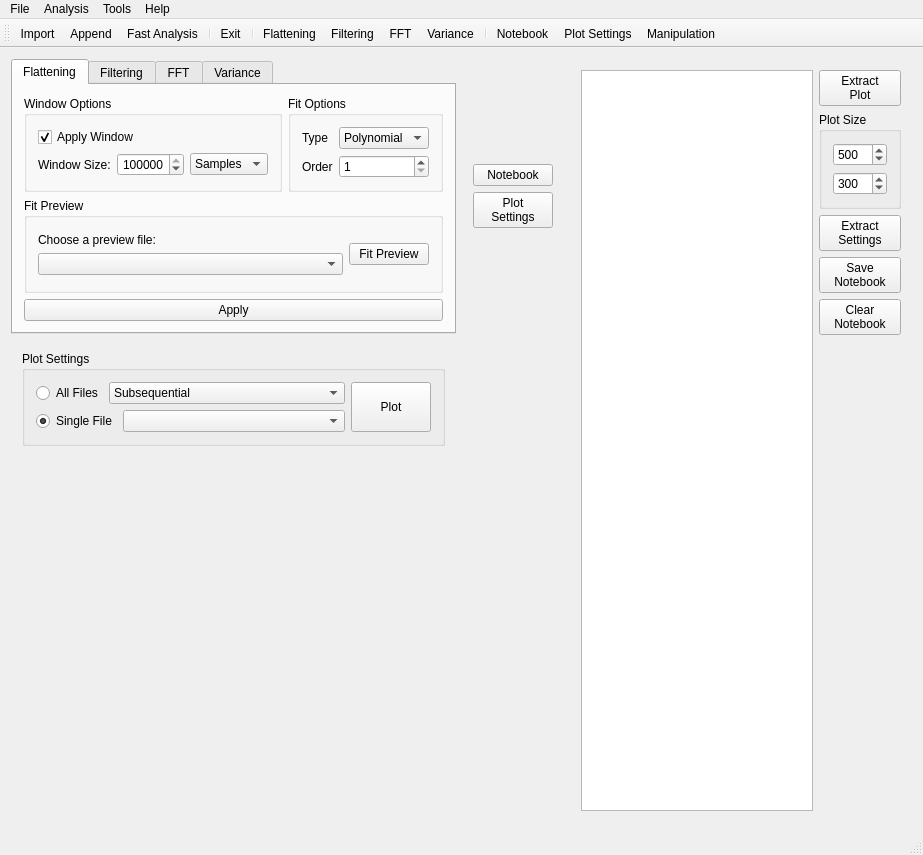
<?xml version="1.0" encoding="UTF-8"?>
<ui version="4.0">
 <class>MainWindow</class>
 <widget class="QMainWindow" name="MainWindow">
  <property name="geometry">
   <rect>
    <x>0</x>
    <y>0</y>
    <width>923</width>
    <height>855</height>
   </rect>
  </property>
  <property name="sizePolicy">
   <sizepolicy hsizetype="Preferred" vsizetype="Minimum">
    <horstretch>0</horstretch>
    <verstretch>0</verstretch>
   </sizepolicy>
  </property>
  <property name="windowTitle">
   <string>NanoSignal</string>
  </property>
  <widget class="QWidget" name="centralWidget">
   <layout class="QGridLayout" name="gridLayout_4">
    <item row="0" column="0">
     <widget class="QTabWidget" name="processBox">
      <property name="sizePolicy">
       <sizepolicy hsizetype="Expanding" vsizetype="Fixed">
        <horstretch>0</horstretch>
        <verstretch>0</verstretch>
       </sizepolicy>
      </property>
      <property name="currentIndex">
       <number>0</number>
      </property>
      <widget class="QWidget" name="tab">
       <attribute name="title">
        <string>Flattening</string>
       </attribute>
       <layout class="QGridLayout" name="gridLayout_5">
        <item row="0" column="0">
         <layout class="QVBoxLayout" name="verticalLayout">
          <item>
           <layout class="QHBoxLayout" name="horizontalLayout_2">
            <item>
             <widget class="QGroupBox" name="groupBox">
              <property name="title">
               <string>Window Options</string>
              </property>
              <layout class="QGridLayout" name="gridLayout_2">
               <item row="0" column="0">
                <widget class="QCheckBox" name="isWindowedCheck">
                 <property name="text">
                  <string>Apply Window</string>
                 </property>
                 <property name="checked">
                  <bool>true</bool>
                 </property>
                </widget>
               </item>
               <item row="1" column="0">
                <layout class="QHBoxLayout" name="horizontalLayout">
                 <item>
                  <widget class="QLabel" name="label">
                   <property name="text">
                    <string>Window Size:</string>
                   </property>
                  </widget>
                 </item>
                 <item>
                  <widget class="QSpinBox" name="flatWinEdit">
                   <property name="alignment">
                    <set>Qt::AlignRight|Qt::AlignTrailing|Qt::AlignVCenter</set>
                   </property>
                   <property name="minimum">
                    <number>1</number>
                   </property>
                   <property name="maximum">
                    <number>1000000000</number>
                   </property>
                   <property name="value">
                    <number>400000</number>
                   </property>
                  </widget>
                 </item>
                 <item>
                  <widget class="QComboBox" name="unitsFlatWin">
                   <property name="currentIndex">
                    <number>0</number>
                   </property>
                   <item>
                    <property name="text">
                     <string>Samples</string>
                    </property>
                   </item>
                   <item>
                    <property name="text">
                     <string>Seconds</string>
                    </property>
                   </item>
                  </widget>
                 </item>
                </layout>
               </item>
              </layout>
             </widget>
            </item>
            <item>
             <widget class="QGroupBox" name="groupBox_2">
              <property name="title">
               <string>Fit Options</string>
              </property>
              <layout class="QGridLayout" name="gridLayout_3">
               <item row="0" column="0">
                <layout class="QGridLayout" name="gridLayout">
                 <item row="0" column="0">
                  <widget class="QLabel" name="label_2">
                   <property name="text">
                    <string>Type</string>
                   </property>
                  </widget>
                 </item>
                 <item row="0" column="1">
                  <widget class="QComboBox" name="comboBox_2">
                   <item>
                    <property name="text">
                     <string>Polynomial</string>
                    </property>
                   </item>
                  </widget>
                 </item>
                 <item row="1" column="0">
                  <widget class="QLabel" name="label_3">
                   <property name="text">
                    <string>Order</string>
                   </property>
                  </widget>
                 </item>
                 <item row="1" column="1">
                  <widget class="QSpinBox" name="flatOrderEdit">
                   <property name="minimum">
                    <number>1</number>
                   </property>
                   <property name="maximum">
                    <number>20</number>
                   </property>
                   <property name="value">
                    <number>1</number>
                   </property>
                  </widget>
                 </item>
                </layout>
               </item>
              </layout>
             </widget>
            </item>
           </layout>
          </item>
          <item>
           <widget class="QGroupBox" name="groupBox_3">
            <property name="title">
             <string>Fit Preview</string>
            </property>
            <layout class="QGridLayout" name="gridLayout_6">
             <item row="0" column="0">
              <layout class="QHBoxLayout" name="horizontalLayout_3">
               <item>
                <layout class="QVBoxLayout" name="verticalLayout_2">
                 <item>
                  <widget class="QLabel" name="label_4">
                   <property name="text">
                    <string>Choose a preview file:</string>
                   </property>
                  </widget>
                 </item>
                 <item>
                  <widget class="QComboBox" name="fitPreviewCombo"/>
                 </item>
                </layout>
               </item>
               <item>
                <widget class="QPushButton" name="fitPreviewButton">
                 <property name="sizePolicy">
                  <sizepolicy hsizetype="Fixed" vsizetype="Fixed">
                   <horstretch>0</horstretch>
                   <verstretch>0</verstretch>
                  </sizepolicy>
                 </property>
                 <property name="text">
                  <string>Fit Preview</string>
                 </property>
                </widget>
               </item>
              </layout>
             </item>
            </layout>
           </widget>
          </item>
          <item>
           <widget class="QPushButton" name="ApplyFlatButton">
            <property name="sizePolicy">
             <sizepolicy hsizetype="Preferred" vsizetype="Fixed">
              <horstretch>0</horstretch>
              <verstretch>0</verstretch>
             </sizepolicy>
            </property>
            <property name="text">
             <string>Apply</string>
            </property>
           </widget>
          </item>
         </layout>
        </item>
       </layout>
      </widget>
      <widget class="QWidget" name="tab_2">
       <attribute name="title">
        <string>Filtering</string>
       </attribute>
       <layout class="QGridLayout" name="gridLayout_23">
        <item row="0" column="0">
         <widget class="QGroupBox" name="groupBox_12">
          <property name="title">
           <string>Moving Average</string>
          </property>
          <layout class="QGridLayout" name="gridLayout_21">
           <item row="0" column="0">
            <layout class="QHBoxLayout" name="horizontalLayout_10">
             <item>
              <widget class="QLabel" name="label_13">
               <property name="text">
                <string>Window size:</string>
               </property>
              </widget>
             </item>
             <item>
              <widget class="QSpinBox" name="editMovAvgWin">
               <property name="alignment">
                <set>Qt::AlignRight|Qt::AlignTrailing|Qt::AlignVCenter</set>
               </property>
               <property name="minimum">
                <number>1</number>
               </property>
               <property name="maximum">
                <number>1000000000</number>
               </property>
               <property name="value">
                <number>40000</number>
               </property>
              </widget>
             </item>
             <item>
              <widget class="QComboBox" name="unitsFiltWin">
               <item>
                <property name="text">
                 <string>Samples</string>
                </property>
               </item>
               <item>
                <property name="text">
                 <string>Seconds</string>
                </property>
               </item>
              </widget>
             </item>
            </layout>
           </item>
          </layout>
         </widget>
        </item>
        <item row="1" column="0">
         <widget class="QGroupBox" name="groupBox_13">
          <property name="title">
           <string>Filter Preview</string>
          </property>
          <layout class="QGridLayout" name="gridLayout_22">
           <item row="0" column="0">
            <widget class="QLabel" name="label_14">
             <property name="text">
              <string>Choose a preview file:</string>
             </property>
            </widget>
           </item>
           <item row="0" column="1" rowspan="2">
            <widget class="QPushButton" name="filterPreviewButton">
             <property name="sizePolicy">
              <sizepolicy hsizetype="Fixed" vsizetype="Fixed">
               <horstretch>0</horstretch>
               <verstretch>0</verstretch>
              </sizepolicy>
             </property>
             <property name="text">
              <string>Filter Preview</string>
             </property>
            </widget>
           </item>
           <item row="1" column="0">
            <widget class="QComboBox" name="comboFiltPreviewFiles"/>
           </item>
          </layout>
         </widget>
        </item>
        <item row="2" column="0">
         <widget class="QPushButton" name="applyMovAvgButton">
          <property name="text">
           <string>Apply</string>
          </property>
         </widget>
        </item>
       </layout>
      </widget>
      <widget class="QWidget" name="tab_4">
       <attribute name="title">
        <string>FFT</string>
       </attribute>
       <layout class="QGridLayout" name="gridLayout_20">
        <item row="0" column="0">
         <layout class="QGridLayout" name="gridLayout_19">
          <item row="0" column="0">
           <widget class="QGroupBox" name="groupBox_11">
            <property name="title">
             <string>FFT Settings</string>
            </property>
            <layout class="QGridLayout" name="gridLayout_18">
             <item row="0" column="0">
              <layout class="QVBoxLayout" name="verticalLayout_9">
               <item>
                <widget class="QLabel" name="label_10">
                 <property name="text">
                  <string>&lt;html&gt;&lt;head/&gt;&lt;body&gt;&lt;p&gt;FFT calculations are limited to the input size of type: 2&lt;span style=&quot; vertical-align:super;&quot;&gt;x&lt;/span&gt;.&lt;br/&gt;&lt;span style=&quot; font-style:italic;&quot;&gt;X&lt;/span&gt; is chosen so that as many points are included.&lt;/p&gt;&lt;/body&gt;&lt;/html&gt;</string>
                 </property>
                </widget>
               </item>
               <item>
                <layout class="QHBoxLayout" name="horizontalLayout_9">
                 <item>
                  <widget class="QLabel" name="label_11">
                   <property name="text">
                    <string>Sampling Frequency:</string>
                   </property>
                  </widget>
                 </item>
                 <item>
                  <widget class="QSpinBox" name="editSamplingFreq">
                   <property name="alignment">
                    <set>Qt::AlignRight|Qt::AlignTrailing|Qt::AlignVCenter</set>
                   </property>
                   <property name="minimum">
                    <number>1</number>
                   </property>
                   <property name="maximum">
                    <number>1000000000</number>
                   </property>
                   <property name="value">
                    <number>20000</number>
                   </property>
                  </widget>
                 </item>
                 <item>
                  <widget class="QLabel" name="label_12">
                   <property name="maximumSize">
                    <size>
                     <width>12777198</width>
                     <height>16777215</height>
                    </size>
                   </property>
                   <property name="text">
                    <string>Hz</string>
                   </property>
                  </widget>
                 </item>
                </layout>
               </item>
              </layout>
             </item>
            </layout>
           </widget>
          </item>
          <item row="1" column="0">
           <widget class="QGroupBox" name="groupBox_10">
            <property name="title">
             <string>FFT Preview</string>
            </property>
            <layout class="QGridLayout" name="gridLayout_17">
             <item row="0" column="0">
              <layout class="QHBoxLayout" name="horizontalLayout_8">
               <item>
                <layout class="QVBoxLayout" name="verticalLayout_8">
                 <item>
                  <widget class="QLabel" name="label_9">
                   <property name="text">
                    <string>Choose a preview file:</string>
                   </property>
                  </widget>
                 </item>
                 <item>
                  <widget class="QComboBox" name="comboFFTfiles"/>
                 </item>
                </layout>
               </item>
               <item>
                <widget class="QPushButton" name="calcSingleFFTButton">
                 <property name="sizePolicy">
                  <sizepolicy hsizetype="Fixed" vsizetype="Fixed">
                   <horstretch>0</horstretch>
                   <verstretch>0</verstretch>
                  </sizepolicy>
                 </property>
                 <property name="text">
                  <string>FFT Preview</string>
                 </property>
                </widget>
               </item>
              </layout>
             </item>
            </layout>
           </widget>
          </item>
          <item row="2" column="0">
           <widget class="QPushButton" name="applyFFTbutton">
            <property name="text">
             <string>Apply</string>
            </property>
           </widget>
          </item>
         </layout>
        </item>
       </layout>
      </widget>
      <widget class="QWidget" name="tab_3">
       <attribute name="title">
        <string>Variance</string>
       </attribute>
       <layout class="QGridLayout" name="gridLayout_15">
        <item row="0" column="0" rowspan="2">
         <layout class="QVBoxLayout" name="verticalLayout_5">
          <item>
           <widget class="QGroupBox" name="groupBox_4">
            <property name="title">
             <string>Variance Evolution</string>
            </property>
            <layout class="QGridLayout" name="gridLayout_7">
             <item row="0" column="0">
              <layout class="QVBoxLayout" name="verticalLayout_3">
               <item>
                <layout class="QHBoxLayout" name="horizontalLayout_4">
                 <item>
                  <widget class="QLabel" name="label_5">
                   <property name="text">
                    <string>Window Size:</string>
                   </property>
                  </widget>
                 </item>
                 <item>
                  <widget class="QSpinBox" name="varWinEdit">
                   <property name="minimum">
                    <number>1</number>
                   </property>
                   <property name="maximum">
                    <number>1000000000</number>
                   </property>
                   <property name="value">
                    <number>200000</number>
                   </property>
                  </widget>
                 </item>
                 <item>
                  <widget class="QComboBox" name="unitsVarWin">
                   <item>
                    <property name="text">
                     <string>Samples</string>
                    </property>
                   </item>
                   <item>
                    <property name="text">
                     <string>Seconds</string>
                    </property>
                   </item>
                  </widget>
                 </item>
                </layout>
               </item>
               <item>
                <widget class="QPushButton" name="ApplyVarButton">
                 <property name="text">
                  <string>Apply</string>
                 </property>
                </widget>
               </item>
              </layout>
             </item>
            </layout>
           </widget>
          </item>
          <item>
           <widget class="QGroupBox" name="groupBox_5">
            <property name="title">
             <string>Variance Bars</string>
            </property>
            <layout class="QGridLayout" name="gridLayout_8">
             <item row="0" column="0">
              <layout class="QVBoxLayout" name="verticalLayout_4">
               <item>
                <layout class="QHBoxLayout" name="horizontalLayout_5">
                 <item>
                  <widget class="QLabel" name="label_6">
                   <property name="text">
                    <string>Bar size:</string>
                   </property>
                  </widget>
                 </item>
                 <item>
                  <widget class="QSpinBox" name="barSizeEdit">
                   <property name="minimum">
                    <number>1</number>
                   </property>
                   <property name="maximum">
                    <number>1000000000</number>
                   </property>
                   <property name="value">
                    <number>10</number>
                   </property>
                  </widget>
                 </item>
                 <item>
                  <widget class="QComboBox" name="unitsVarBar">
                   <item>
                    <property name="text">
                     <string>Samples</string>
                    </property>
                   </item>
                   <item>
                    <property name="text">
                     <string>Seconds</string>
                    </property>
                   </item>
                  </widget>
                 </item>
                </layout>
               </item>
               <item>
                <widget class="QPushButton" name="applyVarBarsButton">
                 <property name="text">
                  <string>Apply</string>
                 </property>
                </widget>
               </item>
              </layout>
             </item>
            </layout>
           </widget>
          </item>
         </layout>
        </item>
        <item row="0" column="1">
         <widget class="QGroupBox" name="groupBox_8">
          <property name="title">
           <string>Cutoff</string>
          </property>
          <layout class="QGridLayout" name="gridLayout_14">
           <item row="0" column="0">
            <widget class="QLabel" name="label_7">
             <property name="text">
              <string>Cutoff variance:</string>
             </property>
            </widget>
           </item>
           <item row="2" column="0">
            <widget class="QPushButton" name="applyCutoffButton">
             <property name="text">
              <string>Apply</string>
             </property>
            </widget>
           </item>
           <item row="1" column="0">
            <widget class="QDoubleSpinBox" name="editCutoffVar">
             <property name="decimals">
              <number>5</number>
             </property>
             <property name="maximum">
              <double>50000.000000000000000</double>
             </property>
             <property name="singleStep">
              <double>0.100000000000000</double>
             </property>
            </widget>
           </item>
          </layout>
         </widget>
        </item>
        <item row="1" column="1">
         <widget class="QGroupBox" name="groupBox_9">
          <property name="title">
           <string>Box Plot</string>
          </property>
          <layout class="QGridLayout" name="gridLayout_16">
           <item row="0" column="0">
            <widget class="QLabel" name="label_8">
             <property name="text">
              <string>Whole-file box plot</string>
             </property>
            </widget>
           </item>
           <item row="1" column="0">
            <widget class="QPushButton" name="boxPlotButton">
             <property name="text">
              <string>Apply</string>
             </property>
            </widget>
           </item>
          </layout>
         </widget>
        </item>
       </layout>
      </widget>
     </widget>
    </item>
    <item row="0" column="1">
     <widget class="QWidget" name="widget" native="true">
      <property name="sizePolicy">
       <sizepolicy hsizetype="Fixed" vsizetype="Fixed">
        <horstretch>0</horstretch>
        <verstretch>0</verstretch>
       </sizepolicy>
      </property>
      <layout class="QGridLayout" name="gridLayout_13">
       <item row="0" column="0">
        <widget class="QPushButton" name="notebookButton">
         <property name="text">
          <string>Notebook</string>
         </property>
         <property name="icon">
          <iconset resource="icons.qrc">
           <normaloff>:/new/icons/Icons/notebook.png</normaloff>:/new/icons/Icons/notebook.png</iconset>
         </property>
         <property name="iconSize">
          <size>
           <width>32</width>
           <height>32</height>
          </size>
         </property>
        </widget>
       </item>
       <item row="1" column="0">
        <widget class="QPushButton" name="plotstngsButton">
         <property name="text">
          <string>Plot
Settings</string>
         </property>
         <property name="icon">
          <iconset resource="icons.qrc">
           <normaloff>:/new/icons/Icons/plotSettings.png</normaloff>:/new/icons/Icons/plotSettings.png</iconset>
         </property>
         <property name="iconSize">
          <size>
           <width>32</width>
           <height>32</height>
          </size>
         </property>
        </widget>
       </item>
      </layout>
     </widget>
    </item>
    <item row="0" column="2" rowspan="3">
     <widget class="QWidget" name="widgetNotebook" native="true">
      <property name="sizePolicy">
       <sizepolicy hsizetype="Expanding" vsizetype="Expanding">
        <horstretch>0</horstretch>
        <verstretch>0</verstretch>
       </sizepolicy>
      </property>
      <layout class="QGridLayout" name="gridLayout_9">
       <item row="2" column="1">
        <widget class="QPushButton" name="extractSettingsButton">
         <property name="text">
          <string>Extract
Settings</string>
         </property>
         <property name="icon">
          <iconset resource="icons.qrc">
           <normaloff>:/new/icons/Icons/noteSettings.png</normaloff>:/new/icons/Icons/noteSettings.png</iconset>
         </property>
         <property name="iconSize">
          <size>
           <width>32</width>
           <height>32</height>
          </size>
         </property>
        </widget>
       </item>
       <item row="1" column="1">
        <widget class="QGroupBox" name="groupBox_7">
         <property name="title">
          <string>Plot Size</string>
         </property>
         <layout class="QGridLayout" name="gridLayout_12">
          <item row="0" column="0">
           <layout class="QVBoxLayout" name="verticalLayout_7">
            <item>
             <widget class="QSpinBox" name="spinBoxWidth">
              <property name="maximum">
               <number>1000</number>
              </property>
              <property name="value">
               <number>500</number>
              </property>
             </widget>
            </item>
            <item>
             <widget class="QSpinBox" name="spinBoxHeight">
              <property name="maximum">
               <number>1000</number>
              </property>
              <property name="value">
               <number>300</number>
              </property>
             </widget>
            </item>
           </layout>
          </item>
         </layout>
        </widget>
       </item>
       <item row="3" column="1">
        <widget class="QPushButton" name="saveNotebookButton">
         <property name="text">
          <string>Save
Notebook</string>
         </property>
         <property name="icon">
          <iconset resource="icons.qrc">
           <normaloff>:/new/icons/Icons/noteSave.png</normaloff>:/new/icons/Icons/noteSave.png</iconset>
         </property>
         <property name="iconSize">
          <size>
           <width>32</width>
           <height>32</height>
          </size>
         </property>
        </widget>
       </item>
       <item row="4" column="1">
        <widget class="QPushButton" name="clearNotebookButton">
         <property name="text">
          <string>Clear
Notebook</string>
         </property>
         <property name="icon">
          <iconset resource="icons.qrc">
           <normaloff>:/new/icons/Icons/noteClear.png</normaloff>:/new/icons/Icons/noteClear.png</iconset>
         </property>
         <property name="iconSize">
          <size>
           <width>32</width>
           <height>32</height>
          </size>
         </property>
        </widget>
       </item>
       <item row="0" column="1">
        <widget class="QPushButton" name="extractPlotButton">
         <property name="text">
          <string>Extract
Plot</string>
         </property>
         <property name="icon">
          <iconset resource="icons.qrc">
           <normaloff>:/new/icons/Icons/noteGraph.png</normaloff>:/new/icons/Icons/noteGraph.png</iconset>
         </property>
         <property name="iconSize">
          <size>
           <width>32</width>
           <height>32</height>
          </size>
         </property>
        </widget>
       </item>
       <item row="0" column="0" rowspan="6">
        <widget class="QTextEdit" name="notebookTextEdit"/>
       </item>
       <item row="5" column="1">
        <spacer name="verticalSpacer_2">
         <property name="orientation">
          <enum>Qt::Vertical</enum>
         </property>
         <property name="sizeHint" stdset="0">
          <size>
           <width>20</width>
           <height>442</height>
          </size>
         </property>
        </spacer>
       </item>
      </layout>
     </widget>
    </item>
    <item row="1" column="0">
     <widget class="QWidget" name="widgetPlotSettings" native="true">
      <property name="sizePolicy">
       <sizepolicy hsizetype="Expanding" vsizetype="Fixed">
        <horstretch>0</horstretch>
        <verstretch>0</verstretch>
       </sizepolicy>
      </property>
      <layout class="QGridLayout" name="gridLayout_11">
       <item row="0" column="0">
        <widget class="QGroupBox" name="groupBox_6">
         <property name="sizePolicy">
          <sizepolicy hsizetype="Preferred" vsizetype="Fixed">
           <horstretch>0</horstretch>
           <verstretch>0</verstretch>
          </sizepolicy>
         </property>
         <property name="title">
          <string>Plot Settings</string>
         </property>
         <layout class="QGridLayout" name="gridLayout_10">
          <item row="0" column="0">
           <layout class="QVBoxLayout" name="verticalLayout_6">
            <item>
             <layout class="QHBoxLayout" name="horizontalLayout_6">
              <item>
               <widget class="QRadioButton" name="radioAllFiles">
                <property name="sizePolicy">
                 <sizepolicy hsizetype="Fixed" vsizetype="Fixed">
                  <horstretch>0</horstretch>
                  <verstretch>0</verstretch>
                 </sizepolicy>
                </property>
                <property name="text">
                 <string>All Files</string>
                </property>
                <property name="checked">
                 <bool>false</bool>
                </property>
               </widget>
              </item>
              <item>
               <widget class="QComboBox" name="comboPlotType">
                <item>
                 <property name="text">
                  <string>Subsequential</string>
                 </property>
                </item>
                <item>
                 <property name="text">
                  <string>Stacked</string>
                 </property>
                </item>
               </widget>
              </item>
             </layout>
            </item>
            <item>
             <layout class="QHBoxLayout" name="horizontalLayout_7">
              <item>
               <widget class="QRadioButton" name="radioSignleFile">
                <property name="sizePolicy">
                 <sizepolicy hsizetype="Fixed" vsizetype="Fixed">
                  <horstretch>0</horstretch>
                  <verstretch>0</verstretch>
                 </sizepolicy>
                </property>
                <property name="text">
                 <string>Single File</string>
                </property>
                <property name="checked">
                 <bool>true</bool>
                </property>
               </widget>
              </item>
              <item>
               <widget class="QComboBox" name="comboPlotSettingsFiles"/>
              </item>
             </layout>
            </item>
           </layout>
          </item>
          <item row="0" column="1">
           <widget class="QPushButton" name="plotButton">
            <property name="sizePolicy">
             <sizepolicy hsizetype="Fixed" vsizetype="Preferred">
              <horstretch>0</horstretch>
              <verstretch>0</verstretch>
             </sizepolicy>
            </property>
            <property name="text">
             <string>Plot</string>
            </property>
           </widget>
          </item>
         </layout>
        </widget>
       </item>
      </layout>
     </widget>
    </item>
    <item row="2" column="0" colspan="2">
     <widget class="CustomPlotZoom" name="plot" native="true">
      <property name="sizePolicy">
       <sizepolicy hsizetype="Expanding" vsizetype="Expanding">
        <horstretch>0</horstretch>
        <verstretch>0</verstretch>
       </sizepolicy>
      </property>
      <property name="toolTip">
       <string>&lt;html&gt;&lt;head/&gt;&lt;body&gt;&lt;p&gt;Left click: navigation&lt;/p&gt;&lt;p&gt;Right click: zoom in region of interest&lt;/p&gt;&lt;p&gt;Mouse wheel: zoom in &amp;amp; out &lt;/p&gt;&lt;/body&gt;&lt;/html&gt;</string>
      </property>
     </widget>
    </item>
   </layout>
  </widget>
  <widget class="QMenuBar" name="menuBar">
   <property name="geometry">
    <rect>
     <x>0</x>
     <y>0</y>
     <width>923</width>
     <height>19</height>
    </rect>
   </property>
   <widget class="QMenu" name="menuFile">
    <property name="title">
     <string>File</string>
    </property>
    <addaction name="actionImport"/>
    <addaction name="actionAppend"/>
    <addaction name="separator"/>
    <addaction name="actionExit"/>
   </widget>
   <widget class="QMenu" name="menuTools">
    <property name="title">
     <string>Tools</string>
    </property>
    <addaction name="actionManipulation"/>
    <addaction name="actionNotebook"/>
    <addaction name="actionPlot_Settings"/>
    <addaction name="actionExtract_variance"/>
   </widget>
   <widget class="QMenu" name="menuAnalysis">
    <property name="title">
     <string>Analysis</string>
    </property>
    <addaction name="actionFast_Import"/>
    <addaction name="separator"/>
    <addaction name="actionFlattening"/>
    <addaction name="actionFiltering"/>
    <addaction name="actionFFT"/>
    <addaction name="actionVariance"/>
   </widget>
   <widget class="QMenu" name="menuHelp">
    <property name="title">
     <string>Help</string>
    </property>
    <addaction name="actionManual"/>
    <addaction name="actionAbout"/>
   </widget>
   <addaction name="menuFile"/>
   <addaction name="menuAnalysis"/>
   <addaction name="menuTools"/>
   <addaction name="menuHelp"/>
  </widget>
  <widget class="QToolBar" name="mainToolBar">
   <attribute name="toolBarArea">
    <enum>TopToolBarArea</enum>
   </attribute>
   <attribute name="toolBarBreak">
    <bool>false</bool>
   </attribute>
   <addaction name="actionImport"/>
   <addaction name="actionAppend"/>
   <addaction name="actionFast_Import"/>
   <addaction name="separator"/>
   <addaction name="actionExit"/>
   <addaction name="separator"/>
   <addaction name="actionFlattening"/>
   <addaction name="actionFiltering"/>
   <addaction name="actionFFT"/>
   <addaction name="actionVariance"/>
   <addaction name="separator"/>
   <addaction name="actionNotebook"/>
   <addaction name="actionPlot_Settings"/>
   <addaction name="actionManipulation"/>
  </widget>
  <widget class="QStatusBar" name="statusBar"/>
  <action name="actionImport">
   <property name="icon">
    <iconset resource="icons.qrc">
     <normaloff>:/new/icons/Icons/import.png</normaloff>:/new/icons/Icons/import.png</iconset>
   </property>
   <property name="text">
    <string>Import</string>
   </property>
  </action>
  <action name="actionFast_Import">
   <property name="icon">
    <iconset resource="icons.qrc">
     <normaloff>:/new/icons/Icons/fastimport.png</normaloff>:/new/icons/Icons/fastimport.png</iconset>
   </property>
   <property name="text">
    <string>Fast Analysis</string>
   </property>
  </action>
  <action name="actionExit">
   <property name="icon">
    <iconset resource="icons.qrc">
     <normaloff>:/new/icons/Icons/exit.png</normaloff>:/new/icons/Icons/exit.png</iconset>
   </property>
   <property name="text">
    <string>Exit</string>
   </property>
  </action>
  <action name="actionAppend">
   <property name="icon">
    <iconset resource="icons.qrc">
     <normaloff>:/new/icons/Icons/append.png</normaloff>:/new/icons/Icons/append.png</iconset>
   </property>
   <property name="text">
    <string>Append</string>
   </property>
  </action>
  <action name="actionManipulation">
   <property name="icon">
    <iconset resource="icons.qrc">
     <normaloff>:/new/icons/Icons/manipulate.png</normaloff>:/new/icons/Icons/manipulate.png</iconset>
   </property>
   <property name="text">
    <string>Manipulation</string>
   </property>
  </action>
  <action name="actionPlot_Settings">
   <property name="icon">
    <iconset resource="icons.qrc">
     <normaloff>:/new/icons/Icons/plotSettings.png</normaloff>:/new/icons/Icons/plotSettings.png</iconset>
   </property>
   <property name="text">
    <string>Plot Settings</string>
   </property>
  </action>
  <action name="actionNotebook">
   <property name="icon">
    <iconset resource="icons.qrc">
     <normaloff>:/new/icons/Icons/notebook.png</normaloff>:/new/icons/Icons/notebook.png</iconset>
   </property>
   <property name="text">
    <string>Notebook</string>
   </property>
  </action>
  <action name="actionFlattening">
   <property name="icon">
    <iconset resource="icons.qrc">
     <normaloff>:/new/icons/Icons/flat.png</normaloff>:/new/icons/Icons/flat.png</iconset>
   </property>
   <property name="text">
    <string>Flattening</string>
   </property>
  </action>
  <action name="actionFiltering">
   <property name="icon">
    <iconset resource="icons.qrc">
     <normaloff>:/new/icons/Icons/filt.png</normaloff>:/new/icons/Icons/filt.png</iconset>
   </property>
   <property name="text">
    <string>Filtering</string>
   </property>
  </action>
  <action name="actionFFT">
   <property name="icon">
    <iconset resource="icons.qrc">
     <normaloff>:/new/icons/Icons/fft.png</normaloff>:/new/icons/Icons/fft.png</iconset>
   </property>
   <property name="text">
    <string>FFT</string>
   </property>
  </action>
  <action name="actionVariance">
   <property name="icon">
    <iconset resource="icons.qrc">
     <normaloff>:/new/icons/Icons/var.png</normaloff>:/new/icons/Icons/var.png</iconset>
   </property>
   <property name="text">
    <string>Variance</string>
   </property>
  </action>
  <action name="actionManual">
   <property name="icon">
    <iconset resource="icons.qrc">
     <normaloff>:/new/icons/Icons/manual.png</normaloff>:/new/icons/Icons/manual.png</iconset>
   </property>
   <property name="text">
    <string>Manual</string>
   </property>
  </action>
  <action name="actionAbout">
   <property name="icon">
    <iconset resource="icons.qrc">
     <normaloff>:/new/icons/Icons/about.png</normaloff>:/new/icons/Icons/about.png</iconset>
   </property>
   <property name="text">
    <string>About</string>
   </property>
  </action>
  <action name="actionExtract_variance">
   <property name="text">
    <string>Extract variance</string>
   </property>
  </action>
 </widget>
 <layoutdefault spacing="6" margin="11"/>
 <customwidgets>
  <customwidget>
   <class>CustomPlotZoom</class>
   <extends>QWidget</extends>
   <header location="global">customplotzoom.h</header>
   <container>1</container>
  </customwidget>
 </customwidgets>
 <resources>
  <include location="icons.qrc"/>
 </resources>
 <connections>
  <connection>
   <sender>notebookButton</sender>
   <signal>toggled(bool)</signal>
   <receiver>widgetNotebook</receiver>
   <slot>setVisible(bool)</slot>
   <hints>
    <hint type="sourcelabel">
     <x>570</x>
     <y>199</y>
    </hint>
    <hint type="destinationlabel">
     <x>913</x>
     <y>139</y>
    </hint>
   </hints>
  </connection>
  <connection>
   <sender>plotstngsButton</sender>
   <signal>toggled(bool)</signal>
   <receiver>widgetPlotSettings</receiver>
   <slot>setVisible(bool)</slot>
   <hints>
    <hint type="sourcelabel">
     <x>570</x>
     <y>243</y>
    </hint>
    <hint type="destinationlabel">
     <x>458</x>
     <y>459</y>
    </hint>
   </hints>
  </connection>
  <connection>
   <sender>radioAllFiles</sender>
   <signal>toggled(bool)</signal>
   <receiver>comboPlotSettingsFiles</receiver>
   <slot>setDisabled(bool)</slot>
   <hints>
    <hint type="sourcelabel">
     <x>74</x>
     <y>399</y>
    </hint>
    <hint type="destinationlabel">
     <x>128</x>
     <y>425</y>
    </hint>
   </hints>
  </connection>
  <connection>
   <sender>radioSignleFile</sender>
   <signal>toggled(bool)</signal>
   <receiver>comboPlotType</receiver>
   <slot>setDisabled(bool)</slot>
   <hints>
    <hint type="sourcelabel">
     <x>50</x>
     <y>429</y>
    </hint>
    <hint type="destinationlabel">
     <x>114</x>
     <y>402</y>
    </hint>
   </hints>
  </connection>
  <connection>
   <sender>actionNotebook</sender>
   <signal>triggered()</signal>
   <receiver>notebookButton</receiver>
   <slot>click()</slot>
   <hints>
    <hint type="sourcelabel">
     <x>-1</x>
     <y>-1</y>
    </hint>
    <hint type="destinationlabel">
     <x>522</x>
     <y>180</y>
    </hint>
   </hints>
  </connection>
  <connection>
   <sender>actionPlot_Settings</sender>
   <signal>triggered()</signal>
   <receiver>plotstngsButton</receiver>
   <slot>click()</slot>
   <hints>
    <hint type="sourcelabel">
     <x>-1</x>
     <y>-1</y>
    </hint>
    <hint type="destinationlabel">
     <x>522</x>
     <y>224</y>
    </hint>
   </hints>
  </connection>
 </connections>
</ui>
